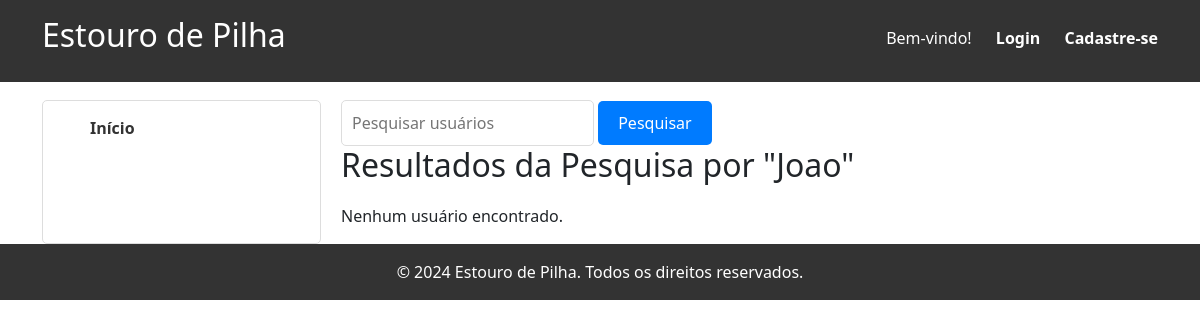
The page /pesquisa_usuario.php?pesquisa=Joao on the database as committed earlier.
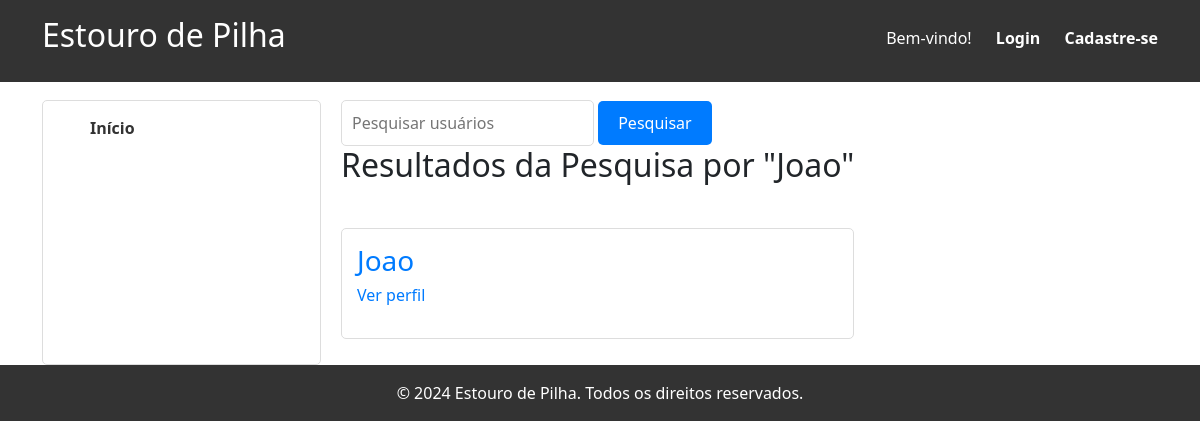
The same page on the database as committed later.
### tables this page shows
CREATE TABLE IF NOT EXISTS db_usr (
  usr_id INT NOT NULL AUTO_INCREMENT,
  usr_name VARCHAR(20) NOT NULL,
  usr_password VARCHAR(255) NOT NULL,
  PRIMARY KEY (usr_id)
);

### pesquisa_usuario.php (the view, shortened to what this page needs)
<?php
    $logged_in = $_SESSION['logged_in'] ?? false;
    $usr = $_SESSION['usr'] ?? '';
    require_once 'banco.php';
    $usuarios_encontrados = [];
    if (isset($_GET['pesquisa'])) {
        $termo_pesquisa = $_GET['pesquisa'];
        $stmt = $banco->prepare("SELECT usr_id, usr_name FROM db_usr WHERE usr_name LIKE ?");
        $termo_pesquisa = '%' . $termo_pesquisa . '%';
        $stmt->bind_param("s", $termo_pesquisa);
        $stmt->execute();
        $result = $stmt->get_result();
        while ($row = $result->fetch_object()) {
            $usuarios_encontrados[] = $row;
        }
        if (empty($usuarios_encontrados)) {
            $mensagem_pesquisa = "Nenhum usuário encontrado.";
        }
    }
?>
<!DOCTYPE html>
<html lang="en">
<head>
    <link rel="stylesheet" href="estilos.css">
    <link href="https://cdn.jsdelivr.net/npm/bootstrap@5.3.3/dist/css/bootstrap.min.css" rel="stylesheet">
</head>
<body>
    <header>
        <div class="container">
            <h1>Estouro de Pilha</h1>
            <nav>
                <ul>
                    <?php if ($logged_in): ?>
                        <li>Olá, <?php echo htmlspecialchars($usr); ?>!</li>
                        <li><a href="logout.php">Logout</a></li>
                    <?php else: ?>
                        <li>Bem-vindo!</li>
                        <li><a href="login.php">Login</a></li>
                        <li><a href="register.php">Cadastre-se</a></li>
                    <?php endif; ?>
                </ul>
            </nav>
        </div>
    </header>
    <main class="container">
        <aside class="sidebar">
            <ul>
                <li><a href="index.php">Início</a></li>
            </ul>
        </aside>
        <section class="pesquisa-usuario">
            <form action="" method="GET" class="search-form">
                <input type="text" name="pesquisa" placeholder="Pesquisar usuários">
                <button type="submit">Pesquisar</button> <br>
            </form>
            <?php if (isset($termo_pesquisa)): ?>
                <h2>Resultados da Pesquisa por "<?php echo htmlspecialchars($_GET['pesquisa']); ?>"</h2>
                <?php if (!empty($usuarios_encontrados)): ?>
                    <ul class="search-results">
                        <?php foreach ($usuarios_encontrados as $usuario): ?> <br>
                            <li>
                                <h3><?php echo htmlspecialchars($usuario->usr_name); ?></h3>
                                <p><a href="perfil_usuario.php?usr_id=<?php echo $usuario->usr_id; ?>">Ver perfil</a></p>
                            </li>
                        <?php endforeach; ?>
                    </ul>
                <?php else: ?>
                    <p><?php echo htmlspecialchars($mensagem_pesquisa); ?></p>
            <?php endif; ?>
            <?php endif; ?>
        </section>
    </main>
    <footer>
        <div class="container">
            <p>&copy; 2024 Estouro de Pilha. Todos os direitos reservados.</p>
        </div>
    </footer>
</body>
</html>

Rows that differ between the two databases and show on the page:
added db_usr: usr_name "Joao"
Other text that changed with them:
$mensagem_pesquisa: "Nenhum usuário encontrado." → (not shown)
